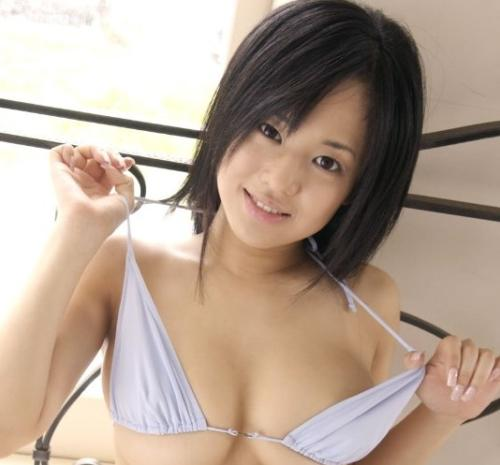
//> input picture class_three/cjk.jpg, 500 x 465 px
$ ./class_five   (built with g++ and OpenCV 4)
//> lines starting //> are read from the running program, lines starting //| are printed output that depends on the picture
### classfour.hpp
//
//  classfour.hpp
//  myopencv
//
//  Created by wu baofeng on 2019/7/11.
//  Copyright © 2019 friday. All rights reserved.
//

#ifndef classfour_hpp
#define classfour_hpp

#include <stdio.h>
#include <opencv2/opencv.hpp>
#include <iostream>
using namespace std;
using namespace cv;

#endif /* classfour_hpp */

### class_five.cpp
//
//  class_five.cpp
//  myopencv
//
//  Created by wu baofeng on 2019/7/11.
//  Copyright © 2019 friday. All rights reserved.
//

#include <stdio.h>
#include "classfour.hpp"

int main()
{

    Mat src;
    src = imread("/Users/wubaofeng/Desktop/my_github/myopencv/class_three/cjk.jpg");
//> src is the input picture: 465 rows x 500 cols, CV_8UC3; mean B, G, R 146.3, 160.9, 180.1
    if (src.empty()) {
        printf("没有读取到图像");
        return -1;
    }
    imshow("cjk", src);

    Mat gray_mat;

    cvtColor(src, gray_mat, COLOR_RGB2GRAY);
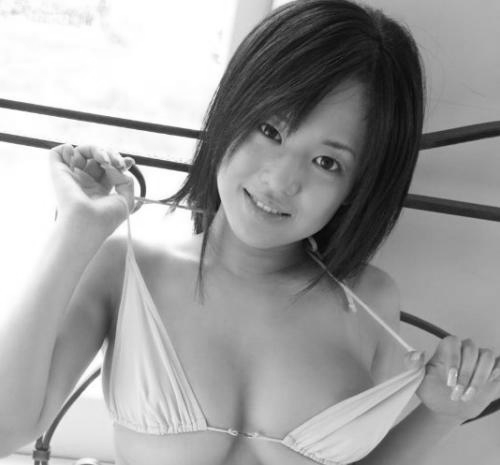
//> gray_mat: 465 rows x 500 cols, CV_8UC1; min 3, max 255, mean 158.8

    imshow("cjk_gray", gray_mat);
    int rows = gray_mat.rows;
//> rows = 465
    int cols = gray_mat.cols;
//> cols = 500

    Mat gray_dst;
    gray_dst.create(gray_mat.size(), gray_mat.type());

    for (int row = 0; row < rows ; row++ ) {
        for (int col = 0; col < cols; col++ ) {
            uchar gray = gray_mat.at<uchar>(row,col);
            gray_dst.at<uchar>(row,col) = 255-gray;
        }
    }
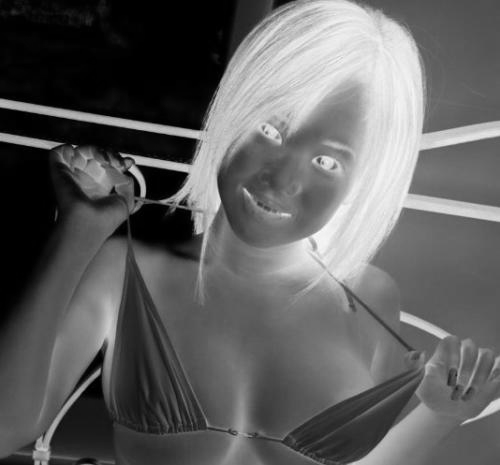
//> gray_dst: 465 rows x 500 cols, CV_8UC1; min 0, max 252, mean 96.2

    imshow("fanse", gray_dst);
    //
    Mat src_fanse = Mat::zeros(src.size(), src.type());

    int height = src_fanse.rows;
//> height = 465
    int width  = src_fanse.cols;
//> width = 500
    int step   = src_fanse.channels();
//> step = 3

    for (int y = 0; y < height ; y++ ) {
        for (int x = 0; x < width; x++ ) {
            if (step == 1) {
                uchar gray = src.at<uchar>(y,x);
                src_fanse.at<uchar>(y,x) = 255-gray;
            }else if(step == 3){
                int b = src.at<Vec3b>(y,x)[0];
                int g = src.at<Vec3b>(y,x)[1];
                int r = src.at<Vec3b>(y,x)[2];
                src_fanse.at<Vec3b>(y,x)[0] = r;
                src_fanse.at<Vec3b>(y,x)[1] = r;
                src_fanse.at<Vec3b>(y,x)[2] = r;
            }
        }
    }
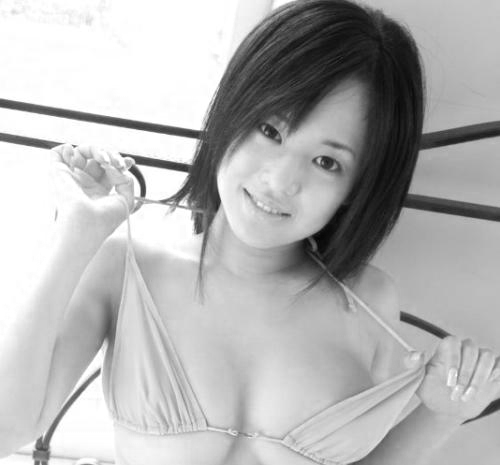
//> src_fanse: 465 rows x 500 cols, CV_8UC3; min 2, max 255, mean 180.1
    imshow("src_fanse", src_fanse);

    Mat fanse_1;
    bitwise_not(src, fanse_1);
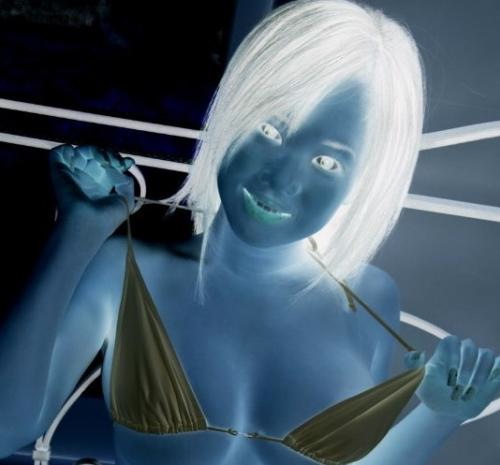
//> fanse_1: 465 rows x 500 cols, CV_8UC3; mean B, G, R 108.7, 94.1, 74.9
    imshow("fanse_1", fanse_1);


    waitKey();

    return 0;
}

$ run again, with class_three/staturate_cast.png saved as class_three/cjk.jpg
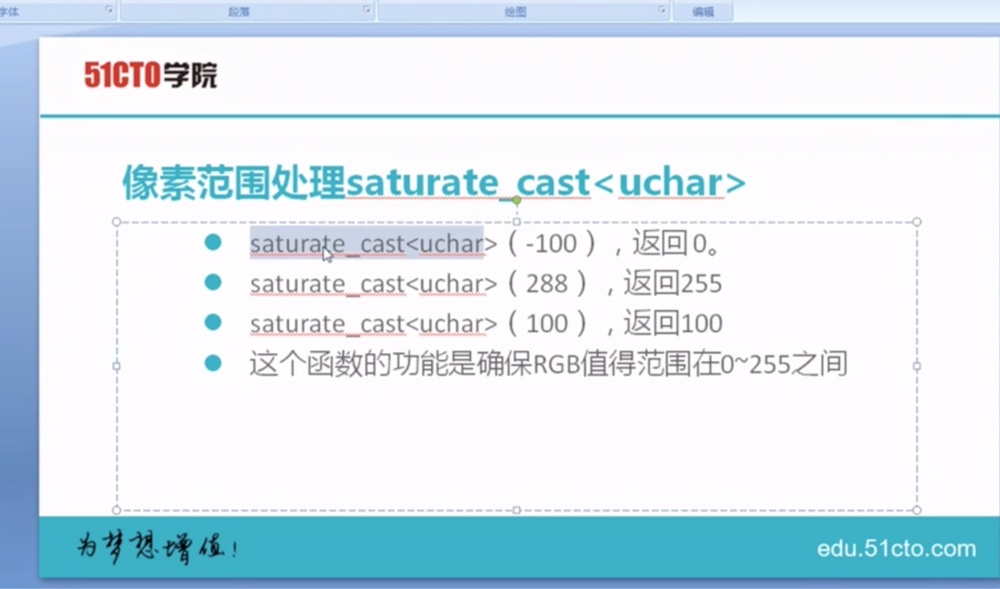
//> input picture class_three/staturate_cast.png, 1000 x 589 px, shrunk from 1800 x 1060 before the run
//> src is the input picture: 589 rows x 1000 cols, CV_8UC3; mean B, G, R 239.3, 230.4, 215.4
//> after the loop `for (int y = 0; y < height ; y++ )`:
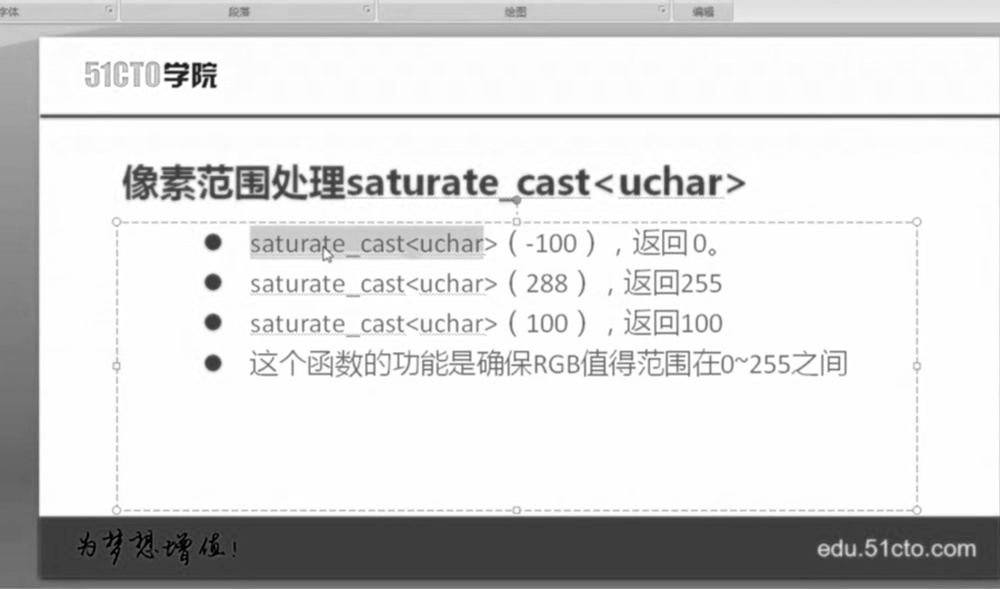
//> src_fanse: 589 rows x 1000 cols, CV_8UC3; min 0, max 255, mean 215.4
//> `bitwise_not(src, fanse_1);`:
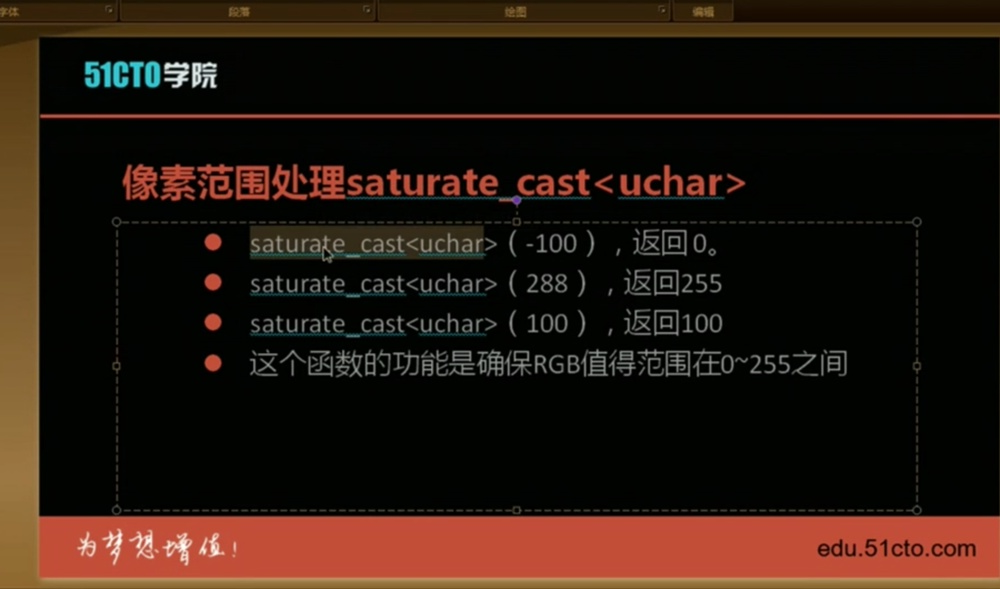
//> fanse_1: 589 rows x 1000 cols, CV_8UC3; mean B, G, R 15.7, 24.6, 39.6

$ run again, with class_three/定义掩膜.png saved as class_three/cjk.jpg
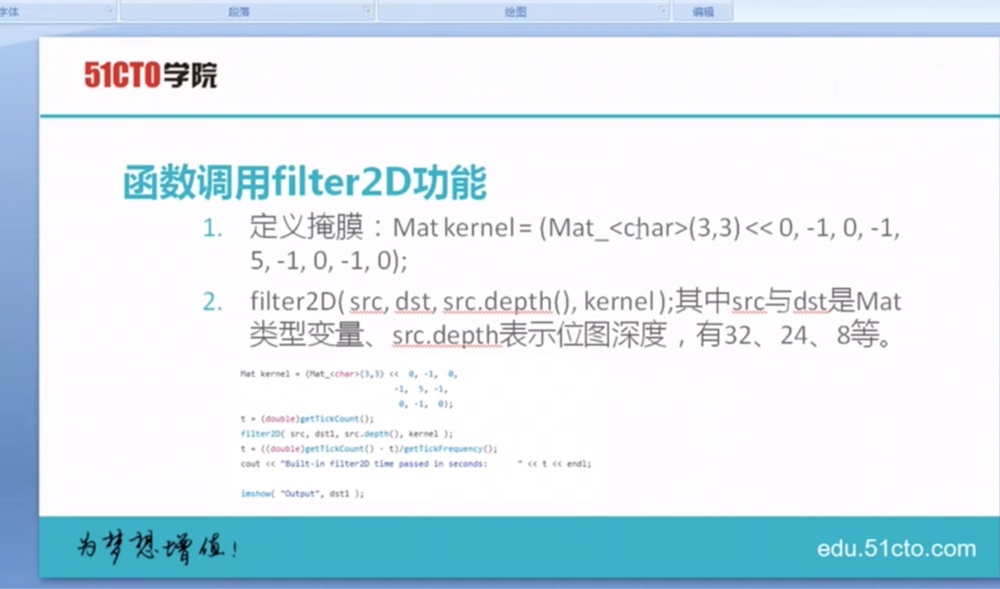
//> input picture class_three/定义掩膜.png, 1000 x 589 px, shrunk from 1800 x 1060 before the run
//> src is the input picture: 589 rows x 1000 cols, CV_8UC3; mean B, G, R 240, 231.6, 216.9
//> after the loop `for (int y = 0; y < height ; y++ )`:
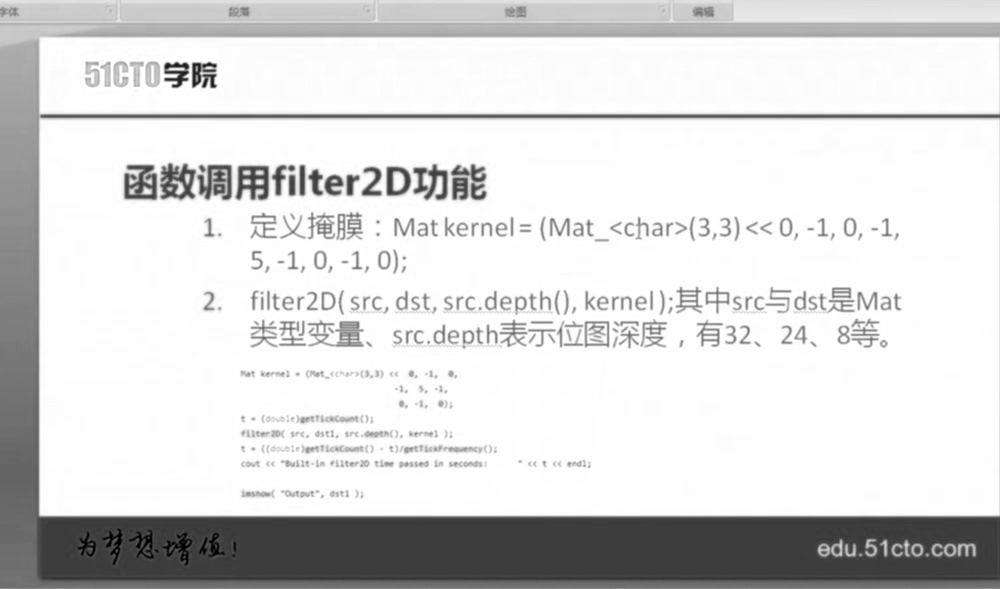
//> src_fanse: 589 rows x 1000 cols, CV_8UC3; min 0, max 255, mean 216.9
//> `bitwise_not(src, fanse_1);`:
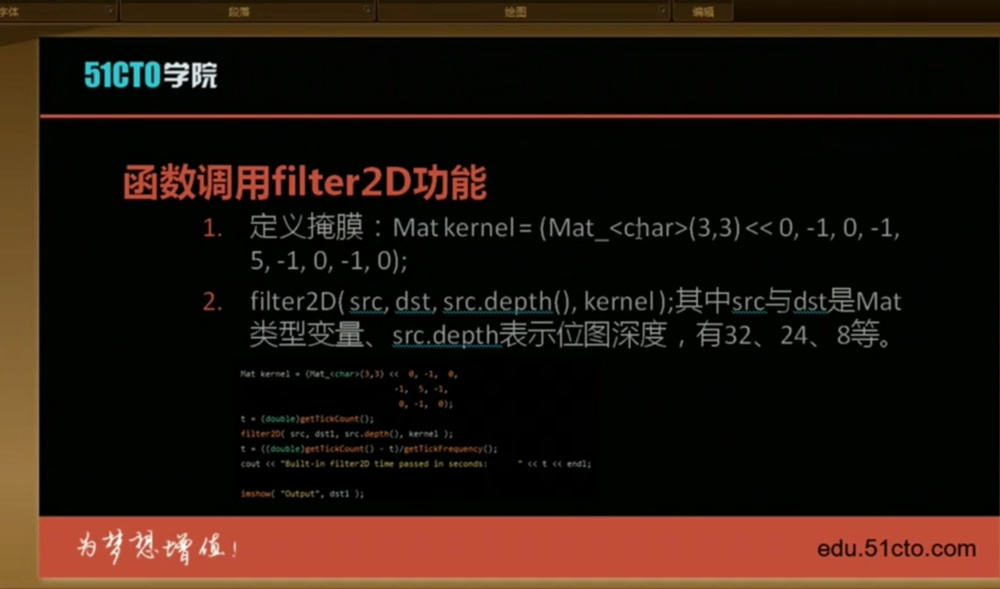
//> fanse_1: 589 rows x 1000 cols, CV_8UC3; mean B, G, R 15, 23.4, 38.1

$ run again, with class_three/掩膜公式.png saved as class_three/cjk.jpg
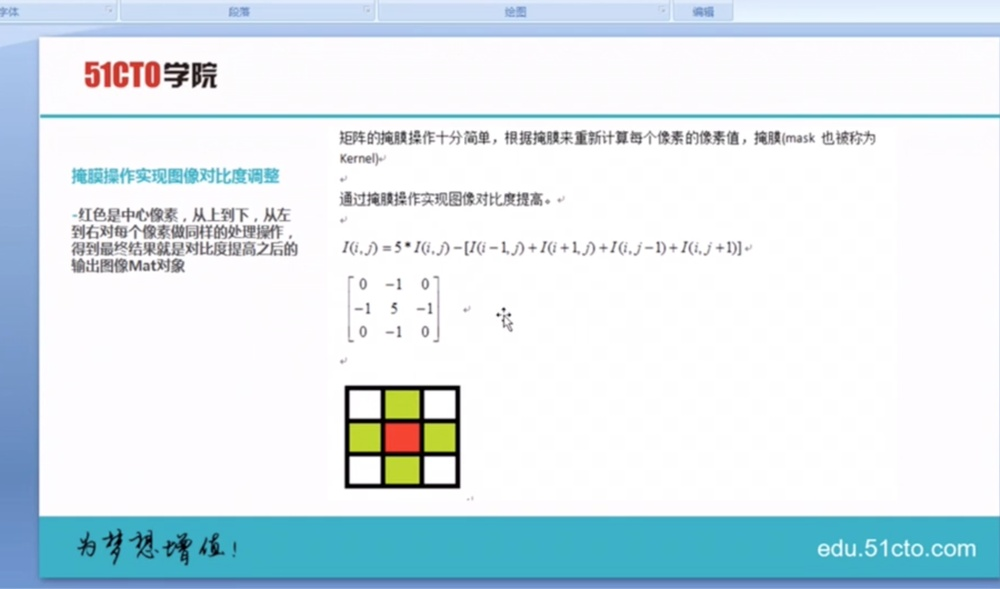
//> input picture class_three/掩膜公式.png, 1000 x 589 px, shrunk from 1800 x 1060 before the run
//> src is the input picture: 589 rows x 1000 cols, CV_8UC3; mean B, G, R 237.4, 230.8, 216.7
//> after the loop `for (int y = 0; y < height ; y++ )`:
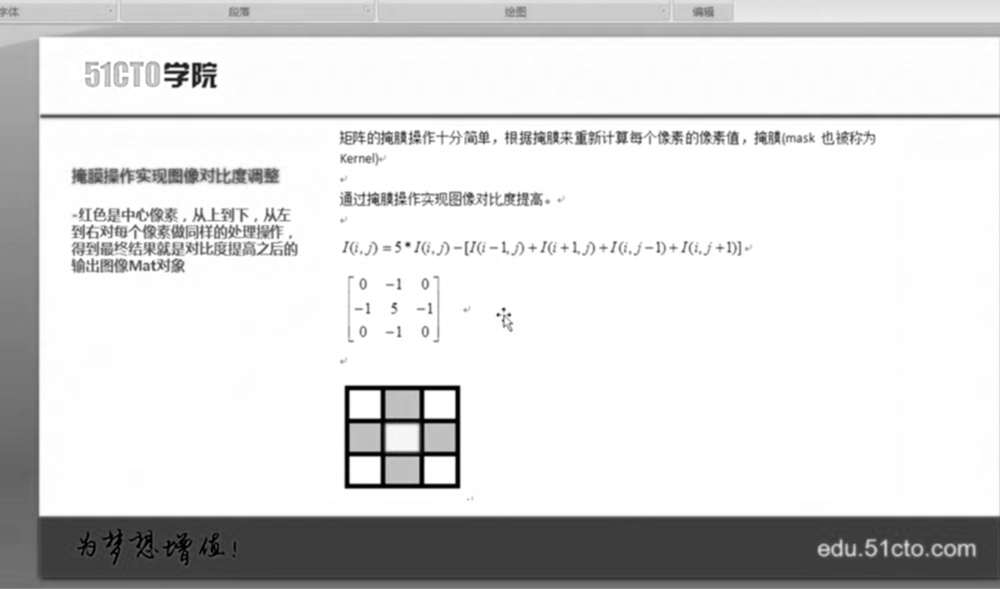
//> src_fanse: 589 rows x 1000 cols, CV_8UC3; min 0, max 255, mean 216.7
//> `bitwise_not(src, fanse_1);`:
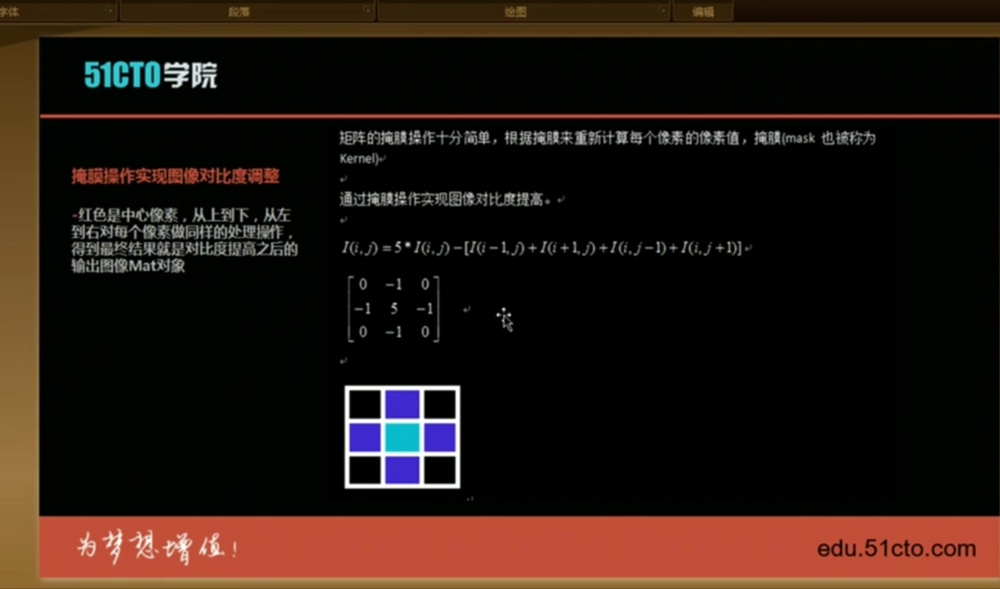
//> fanse_1: 589 rows x 1000 cols, CV_8UC3; mean B, G, R 17.6, 24.2, 38.3
